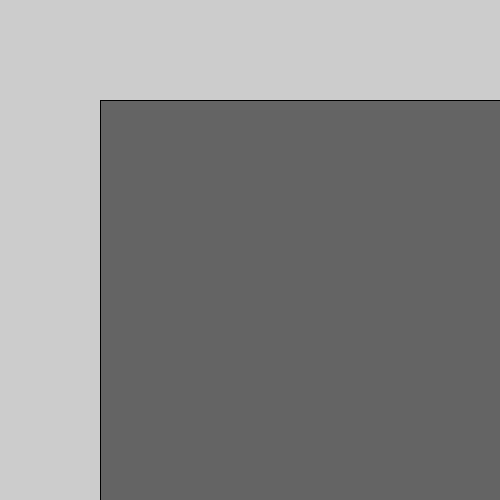
Frame 1 (no input)
Frame 60 (the mouse pressed at the canvas centre just before this capture): identical to frame 1, image omitted
Frame 120 (the mouse held since frame 60 and released just before this capture): identical to frame 1, image omitted

The Processing sketch that drew this single still picture (run headless with seeded random() and noise(); from frame 60 on, the mouse is pressed at the canvas centre):

// Processing sketch: sublimetext_project
// ── sublimetext_project.pde
void setup(){
	size( 500, 500);
	fill(100,100,100);
	rect(100, 100, width, height);
}

void draw(){
		
}
